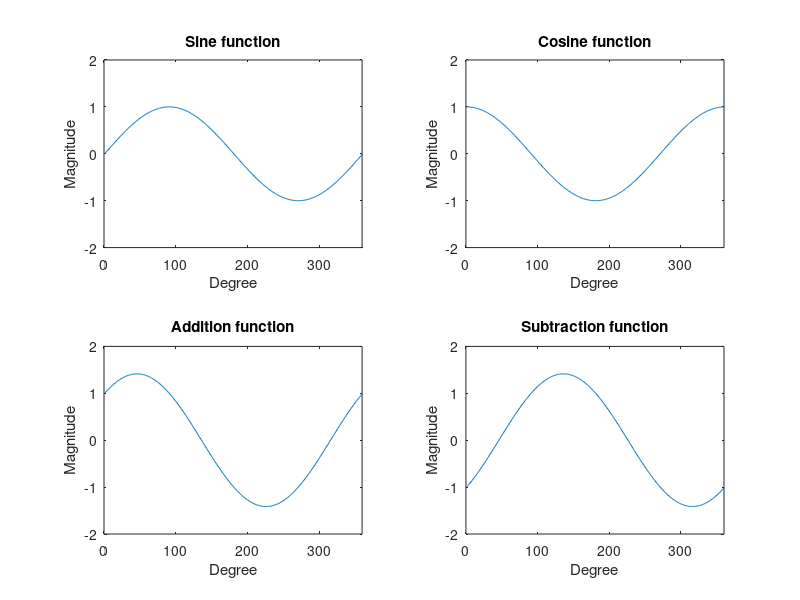

Write the MATLAB code that produced this figure.
% SKU CoE ITE - ParkSooYoung
% Grade 3 , Semester 1 , Chapter 1-3-1 , Number 7

t = 0:pi/180:2*pi;
y1 = sin(t);
y2 = cos(t);
y3 = y1 + y2;
y4 = y1 - y2;
subplot(221);
plot(y1);
axis([0 360 -2 2]);
xlabel('Degree');
ylabel('Magnitude');
title('Sine function');
subplot(222);
plot(y2);
axis([0 360 -2 2]);
xlabel('Degree');
ylabel('Magnitude');
title('Cosine function');
subplot(223);
plot(y3);
axis([0 360 -2 2]);
xlabel('Degree');
ylabel('Magnitude');
title('Addition function');
subplot(224);
plot(y4);
axis([0 360 -2 2]);
xlabel('Degree');
ylabel('Magnitude');
title('Subtraction function');
